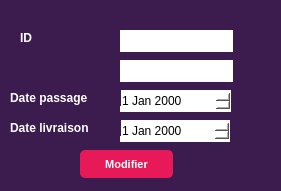
   <widget class="QGroupBox" name="groupBox_2">
    <property name="geometry">
     <rect>
      <x>280</x>
      <y>0</y>
      <width>281</width>
      <height>191</height>
     </rect>
    </property>
    <property name="font">
     <font>
      <pointsize>9</pointsize>
      <weight>75</weight>
      <bold>true</bold>
     </font>
    </property>
    <property name="styleSheet">
     <string notr="true">background-color: rgb(60, 27, 78);
border-radius: 20px;</string>
    </property>
    <property name="title">
     <string/>
    </property>
    <widget class="QLabel" name="label_7">
     <property name="geometry">
      <rect>
       <x>20</x>
       <y>30</y>
       <width>56</width>
       <height>16</height>
      </rect>
     </property>
     <property name="font">
      <font>
       <pointsize>9</pointsize>
       <weight>75</weight>
       <bold>true</bold>
      </font>
     </property>
     <property name="styleSheet">
      <string notr="true">color: rgb(255, 255, 255);</string>
     </property>
     <property name="text">
      <string>ID</string>
     </property>
    </widget>
    <widget class="QLineEdit" name="le_id_Modifier">
     <property name="geometry">
      <rect>
       <x>120</x>
       <y>30</y>
       <width>113</width>
       <height>22</height>
      </rect>
     </property>
     <property name="styleSheet">
      <string notr="true">background-color: rgb(255, 255, 255);</string>
     </property>
    </widget>
    <widget class="QLineEdit" name="le_prix_Modifier">
     <property name="geometry">
      <rect>
       <x>120</x>
       <y>60</y>
       <width>113</width>
       <height>22</height>
      </rect>
     </property>
     <property name="styleSheet">
      <string notr="true">
background-color: rgb(255, 255, 255);</string>
     </property>
    </widget>
    <widget class="QDateEdit" name="le_datep_Modifier">
     <property name="geometry">
      <rect>
       <x>120</x>
       <y>90</y>
       <width>111</width>
       <height>22</height>
      </rect>
     </property>
     <property name="font">
      <font>
       <pointsize>9</pointsize>
       <weight>50</weight>
       <bold>false</bold>
      </font>
     </property>
     <property name="styleSheet">
      <string notr="true">background-color: rgb(255, 255, 255);</string>
     </property>
    </widget>
    <widget class="QDateEdit" name="le_datel_Modifier">
     <property name="geometry">
      <rect>
       <x>120</x>
       <y>120</y>
       <width>110</width>
       <height>22</height>
      </rect>
     </property>
     <property name="styleSheet">
      <string notr="true">font: 75 9pt &quot;MS Shell Dlg 2&quot;;
background-color: rgb(255, 255, 255);</string>
     </property>
    </widget>
    <widget class="QPushButton" name="pb_Modifier">
     <property name="geometry">
      <rect>
       <x>80</x>
       <y>150</y>
       <width>93</width>
       <height>28</height>
      </rect>
     </property>
     <property name="font">
      <font>
       <pointsize>8</pointsize>
       <weight>75</weight>
       <bold>true</bold>
      </font>
     </property>
     <property name="styleSheet">
      <string notr="true">QPushButton
{
border-radius: 5px;
	color: rgb(255, 255, 255);
background-color: rgb(231, 25, 89);
}</string>
     </property>
     <property name="text">
      <string>Modifier</string>
     </property>
    </widget>
    <widget class="QLabel" name="label_13">
     <property name="geometry">
      <rect>
       <x>10</x>
       <y>90</y>
       <width>111</width>
       <height>16</height>
      </rect>
     </property>
     <property name="font">
      <font>
       <pointsize>9</pointsize>
       <weight>75</weight>
       <bold>true</bold>
      </font>
     </property>
     <property name="styleSheet">
      <string notr="true">color: rgb(255, 255, 255);</string>
     </property>
     <property name="text">
      <string>Date passage</string>
     </property>
    </widget>
    <widget class="QLabel" name="label_14">
     <property name="geometry">
      <rect>
       <x>10</x>
       <y>120</y>
       <width>111</width>
       <height>16</height>
      </rect>
     </property>
     <property name="font">
      <font>
       <pointsize>9</pointsize>
       <weight>75</weight>
       <bold>true</bold>
      </font>
     </property>
     <property name="styleSheet">
      <string notr="true">color: rgb(255, 255, 255);</string>
     </property>
     <property name="text">
      <string>Date livraison</string>
     </property>
    </widget>
   </widget>
